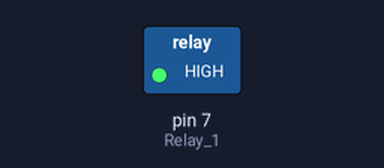
The sketch below on a simulated Arduino Uno, built with avr-gcc and run on an emulated ATmega328P. On the bench: switched loads named in the sketch (green lamp = pin HIGH). Dashed ring = blinking.

Above: at 0.5 s.
Timing chart, 0 to 4.6 s (numbered marks = the images above):
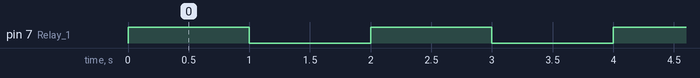

Measured:
- by itself, pin 7 (Relay_1): alternates HIGH for 1.0 s and LOW for 1.0 s

The sketch:

OUT_Rly_1.ino
```cpp
int Relay_1 = 7;
void setup()
{
  pinMode(Relay_1, OUTPUT);
}
void loop()
{
  digitalWrite(Relay_1, HIGH);
  delay (1000);
  digitalWrite(Relay_1, LOW);
  delay (1000);
}
```
